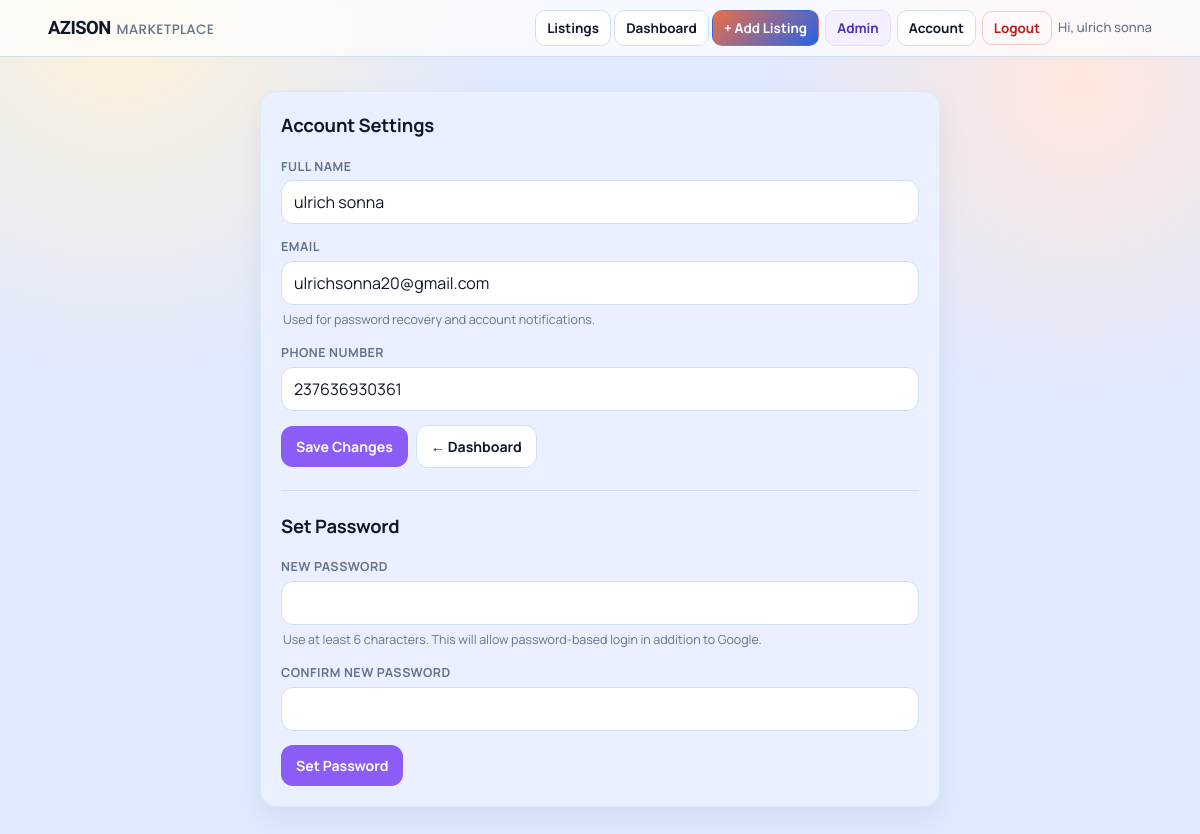
/account (signed in), run on the app's committed database.
### tables this page shows
CREATE TABLE users(
            id INTEGER PRIMARY KEY AUTOINCREMENT,
            full_name TEXT NOT NULL,
            phone TEXT NOT NULL UNIQUE,
            password_hash TEXT NOT NULL,
            email TEXT,
            google_sub TEXT,
            auth_provider TEXT NOT NULL DEFAULT 'local',
            created_at TEXT NOT NULL
        , is_admin INTEGER DEFAULT 0, is_active INTEGER DEFAULT 1, is_verified INTEGER DEFAULT 0);

### app.py (the view, shortened to what this page needs)
@app.route("/account", methods=["GET", "POST"])
@login_required
def account_settings():
    user = current_user_record()
    if user is None:
        return redirect(url_for("login"))
    return render_template("account.html", user=user)

### app.py (called while the page is built)
def env_flag(name):
    return os.getenv(name, "").strip().lower() in {"1", "true", "yes", "on"}

def get_db():
    if USE_POSTGRES:
        if psycopg2 is None:
            raise RuntimeError("DATABASE_URL is set but psycopg2 is not installed.")
        return PostgresConnection(psycopg2.connect(normalize_database_url(DATABASE_URL)))
    conn = sqlite3.connect(SQLITE_DATABASE_PATH)
    conn.row_factory = sqlite3.Row
    return conn

def normalize_phone(raw_phone):
    if not raw_phone:
        return ""
    phone = re.sub(r"\D", "", raw_phone)
    if phone.startswith("00"):
        phone = phone[2:]
    national_number = ""
    if phone.startswith("237") and len(phone) == 12:
        national_number = phone[3:]
    elif len(phone) == 10 and phone.startswith("0"):
        national_number = phone[1:]
    elif len(phone) == 9:
        national_number = phone
    else:
        return ""
    if len(national_number) != 9 or national_number[0] not in {"2", "6"}:
        return ""
    phone = "237" + national_number
    return phone

def get_session_user_id():
    raw_user_id = session.get("user_id")
    if raw_user_id is None:
        return None
    try:
        return int(raw_user_id)
    except (TypeError, ValueError):
        session.pop("user_id", None)
        return None

def row_value(row, key, default=""):
    try:
        value = row[key]
    except (KeyError, IndexError):
        return default
    return default if value is None else value

def enable_insecure_oauth_for_localhost():
    host = (request.host or "").split(":", 1)[0].strip().lower()
    local_hosts = {"localhost", "127.0.0.1", "0.0.0.0", "::1"}
    is_local_name = host in local_hosts or host.startswith("localhost")
    is_private_ip = False
    try:
        is_private_ip = ipaddress.ip_address(host).is_private
    except ValueError:
        is_private_ip = False
    if (is_local_name or is_private_ip) and "OAUTHLIB_INSECURE_TRANSPORT" not in os.environ:
        os.environ["OAUTHLIB_INSECURE_TRANSPORT"] = "1"

@app.before_request
def oauth_dev_transport_guard():
    if env_flag("OAUTHLIB_INSECURE_TRANSPORT"):
        os.environ["OAUTHLIB_INSECURE_TRANSPORT"] = "1"
        return
    if request.scheme == "http":
        enable_insecure_oauth_for_localhost()

def set_user_session(user_row):
    session["user_id"] = int(user_row["id"])
    session["user_name"] = user_row["full_name"]
    session["user_phone"] = user_row["phone"]

### templates/account.html (shortened to what this page needs)
<!DOCTYPE html>
<html lang="en">
<head>
    <link rel="stylesheet" href="{{ url_for('static', filename='css/marketplace.css') }}">
</head>
<body>
    {% include "_navigation.html" %}
    <main class="page" role="main" aria-label="Account settings">
        <section class="account-card">
            <h1>Account Settings</h1>
            <form method="POST" action="{{ url_for('account_settings') }}" aria-label="Account settings form">
                <div class="field-group">
                    <label for="full_name">Full Name</label>
                    <input type="text" id="full_name" name="full_name" value="{{ user['full_name'] }}" required autocomplete="name" aria-required="true">
                </div>
                <div class="field-group">
                    <label for="email">Email</label>
                    <input type="email" id="email" name="email" value="{{ user['email'] or '' }}" autocomplete="email" aria-required="true" inputmode="email">
                    <p class="helper-text">Used for password recovery and account notifications.</p>
                </div>
                <div class="field-group">
                    <label for="phone">Phone Number</label>
                    <input type="tel" id="phone" name="phone" value="{{ user['phone'] }}" required autocomplete="tel" aria-required="true" inputmode="tel">
                </div>
                <div class="account-actions">
                    <button class="save-btn" type="submit" aria-label="Save account changes">Save Changes</button>
                    <a class="back-link" href="{{ url_for('dashboard') }}" aria-label="Go to dashboard">← Dashboard</a>
                </div>
            </form>
            {% if user['auth_provider'] == 'google' or not user['password_hash'] %}
            <hr class="section-divider">
            <h1>Set Password</h1>
            <form method="POST" action="{{ url_for('account_settings') }}" aria-label="Set password form">
                <div class="field-group">
                    <label for="new_password">New Password</label>
                    <input type="password" id="new_password" name="new_password" required autocomplete="new-password" aria-required="true" minlength="6">
                    <p class="helper-text">Use at least 6 characters. This will allow password-based login in addition to Google.</p>
                </div>
                <div class="field-group">
                    <label for="confirm_password">Confirm New Password</label>
                    <input type="password" id="confirm_password" name="confirm_password" required autocomplete="new-password" aria-required="true" minlength="6">
                </div>
                <div class="account-actions">
                    <button class="save-btn" type="submit" aria-label="Set password">Set Password</button>
                </div>
            </form>
            {% endif %}
        </section>
    </main>
</body>
</html>

### templates/_navigation.html (shortened to what this page needs)
<nav class="nav-bar" role="navigation" aria-label="Main navigation">
    <div class="nav-inner">
        <a class="nav-brand" href="{{ url_for('home') }}">
            <span class="brand">AZISON</span>
            <span class="site-title">MARKETPLACE</span>
        </a>
        <div class="nav-links">
            <div class="nav-links-visible">
                <a class="nav-link" href="{{ url_for('home') }}">Listings</a>
                {% if is_logged_in %}
                    <a class="nav-link" href="{{ url_for('dashboard') }}">Dashboard</a>
                    <a class="nav-link primary" href="{{ url_for('create') }}">+ Add Listing</a>
                {% else %}
                    <a class="nav-link" href="{{ url_for('register') }}">Register</a>
                    <a class="nav-link" href="{{ url_for('login') }}">Login</a>
                {% endif %}
            </div>
            <div class="nav-links-extra" id="navLinksExtra">
                {% if is_logged_in %}
                    {% if current_user and current_user.get('is_admin') %}
                        <a class="nav-link admin" href="{{ url_for('admin_panel') }}">Admin</a>
                    {% endif %}
                    <a class="nav-link" href="{{ url_for('account_settings') }}">Account</a>
                    <form class="inline-form" method="POST" action="{{ url_for('logout') }}">
                        <button class="nav-link logout-btn" type="submit">Logout</button>
                    </form>
                    <span class="nav-user">Hi, {{ current_user['full_name'] }}</span>
                {% else %}
                    {% if google_oauth_enabled %}
                        <a class="nav-link google" href="{{ url_for('login_google', next=url_for('home')) }}">Google</a>
                    {% endif %}
                    <a class="nav-link primary" href="{{ url_for('login', next=url_for('create')) }}">+ Add Listing</a>
                {% endif %}
            </div>
        </div>
    </div>
</nav>

### static/css/marketplace.css (style rules this page uses)
:root { --bg: #dfe9ff; --card: #ffffff; --surface: #eaf0ff; --surface-alt: #eef4ff; --text: #0f172a; --muted: #64748b; --line: #d0dfee; --line-soft: #dceaf5; --brand: #2563eb; --brand-light: #3b82f6; --accent: #dbeafe; --urgent: #b45309; --featured: #1d4ed8; --chip: #eaf0ff; --soft: #f4f8ff; --auth-bg: #eaf0ff; --ok: #15803d; --warn: #b45309; --danger: #b91c1c; --shadow-sm: 0 1px 3px rgba(15, 23, 42, 0.06); --shadow-md: 0 4px 12px rgba(15, 23, 42, 0.05), 0 1px 3px rgba(15, 23, 42, 0.06); --shadow-lg: 0 12px 30px rgba(15, 23, 42, 0.06); --shadow-xl: 0 20px 40px rgba(15, 23, 42, 0.08); --radius-sm: 12px; --radius-md: 12px; --radius-lg: 16px; }
html { color-scheme: light; }
body { line-height: 1.5; background: repeating-linear-gradient(135deg, rgba(37, 99, 235, 0.06) 0 1px, transparent 1px 34px), linear-gradient(120deg, rgba(37, 99, 235, 0.22) 0%, rgba(14, 165, 233, 0.12) 28%, transparent 56%), linear-gradient(235deg, rgba(30, 64, 175, 0.14) 0%, rgba(191, 219, 254, 0.16) 34%, transparent 62%), linear-gradient(180deg, #cfe4ff 0%, #e4f0ff 42%, var(--bg) 100%); background-attachment: fixed; }
a { color: #1d4ed8; }
h1, h2, h3, .title, .section-title, .related-title { color: var(--text); letter-spacing: 0; }
.page { margin-top: 12px; }
.brand { font-family: "Sora", "Manrope", sans-serif; font-weight: 800; letter-spacing: -0.03em; }
.site-title { font-family: "Poppins", "Manrope", sans-serif; font-weight: 500; letter-spacing: 0.02em; color: var(--muted); }
input, textarea, select { border-radius: var(--radius-sm); background: #ffffff; }
input::placeholder, textarea::placeholder { color: #94a3b8; }

### templates/account.html (style rules this page uses)
body { margin: 0; font-family: "Manrope", "Segoe UI", sans-serif; background: radial-gradient(circle at 10% 0%, #fff2d7 0, transparent 28%), radial-gradient(circle at 90% 10%, #ffe7dd 0, transparent 24%), var(--bg); min-height: 100vh; }
.page { width: min(680px, 92vw); margin: 34px auto 50px; display: grid; gap: 14px; }
.account-card { border: 1px solid var(--line-soft); border-radius: var(--radius-lg); background: var(--surface); padding: 20px; box-shadow: var(--shadow-lg); }
.account-card h1 { margin: 0 0 18px; font-size: 1.15rem; letter-spacing: -0.01em; color: var(--text); }
.field-group { margin-bottom: 14px; }
.field-group label { display: block; font-size: 0.78rem; font-weight: 700; color: var(--muted); text-transform: uppercase; letter-spacing: 0.04em; margin-bottom: 4px; }
.field-group input { display: block; width: 100%; border: 1px solid var(--line); border-radius: var(--radius-sm); padding: 10px 12px; font-size: 1rem; font-family: inherit; background: #ffffff; color: var(--text); box-sizing: border-box; transition: border-color 0.14s ease, box-shadow 0.14s ease; }
.account-actions { display: flex; flex-wrap: wrap; gap: 8px; margin-top: 8px; align-items: center; }
.save-btn { display: inline-flex; align-items: center; justify-content: center; gap: 6px; border: 1px solid transparent; border-radius: var(--radius-sm); padding: 10px 14px; text-decoration: none; color: #fff; background: #8b5cf6; font-weight: 700; font-family: inherit; font-size: 0.88rem; cursor: pointer; transition: transform 0.12s ease, box-shadow 0.12s ease; }
.back-link { display: inline-flex; align-items: center; justify-content: center; gap: 6px; border: 1px solid var(--line); border-radius: var(--radius-sm); padding: 10px 14px; text-decoration: none; color: var(--text); background: #fff; font-weight: 700; font-family: inherit; font-size: 0.88rem; transition: transform 0.12s ease, box-shadow 0.12s ease; }
.section-divider { border: none; border-top: 1px solid var(--line); margin: 22px 0; }
.helper-text { margin: 6px 2px 0; font-size: 0.78rem; color: var(--muted); }

### data on the page
users: full_name "ulrich sonna", email "ulrichsonna20@gmail.com", phone "237636930361"
